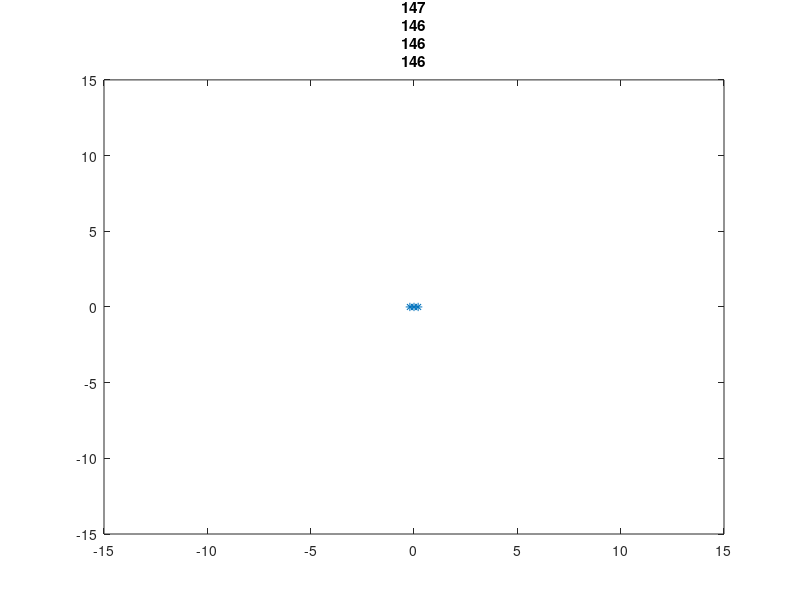

The MATLAB source for this figure: (Note: this script raises an error after producing the figure.)
clear
cnf.TOTAL_NUM_POINTS = 1000;
cnf.DISTANCE_BETWEEN_POINTS = 0.2;
cnf.MAX_OMEGA = 20;
cnf.MAX_ALPHA = 3;

points = [
    -cnf.DISTANCE_BETWEEN_POINTS 0
    0 0
    cnf.DISTANCE_BETWEEN_POINTS 0
];

figure(1), clf
handle = plot(points(:,1), points(:,2),'*-');
axis([-15 15 -15 15])
title(num2str(size(points,1)) + "/" + num2str(cnf.TOTAL_NUM_POINTS))

while (size(points,1) < cnf.TOTAL_NUM_POINTS)
    input = ginput(1);
    newPoint = getAllowablePoint(points, input, cnf);
    points = [points; newPoint];
    title(num2str(size(points,1)) + "/" + num2str(cnf.TOTAL_NUM_POINTS))
    set(handle, 'XData', points(:,1), 'YData', points(:,2));
end


function point = getAllowablePoint(points, input, cnf)
    dpoints = diff(points);
    thetas = atan2d(dpoints(:,2),dpoints(:,1));
    thetaLast = thetas(end);
    omegas = diff(thetas);
    omegaLast = omegas(end);
    omegaLeftMax = omegaLast - cnf.MAX_ALPHA;
    omegaLeftMax = constrain(omegaLeftMax, -cnf.MAX_OMEGA, cnf.MAX_OMEGA);
    omegaRightMax = omegaLast + cnf.MAX_ALPHA;
    omegaRightMax = constrain(omegaRightMax, -cnf.MAX_OMEGA, cnf.MAX_OMEGA);
    thetaLeftMax = thetaLast + omegaLeftMax;
    thetaRightMax = thetaLast + omegaRightMax;
    pointInput = input - points(end,:);
    thetaInput = atan2d(pointInput(2),pointInput(1));
    theta = constrainAngle(thetaInput, thetaLeftMax, thetaRightMax);
    point = points(end,:) + cnf.DISTANCE_BETWEEN_POINTS*[cosd(theta) sind(theta)];
end

function x = constrain(x, minx, maxx)
    x = max(x, minx);
    x = min(x, maxx);
end

function x = constrainAngle(x, minT, maxT)
    x = wrapTo360(x);
    minT = wrapTo360(minT);
    maxT = wrapTo360(maxT);
    if minT < maxT
        x = max(x, minT);
        x = min(x, maxT);
    else
        if maxT < x && x < minT
            angleToMinT = min(wrapTo360([minT - x, x - minT]));
            angleToMaxt = min(wrapTo360([maxT - x, x - maxT]));
            if angleToMinT < angleToMaxt
                x = minT;
            else
                x = maxT;
            end
        end
    end
end